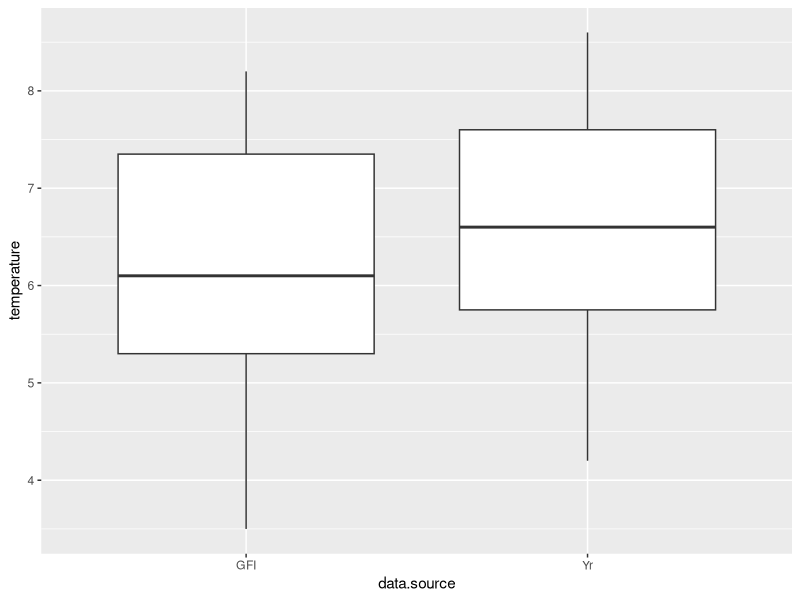
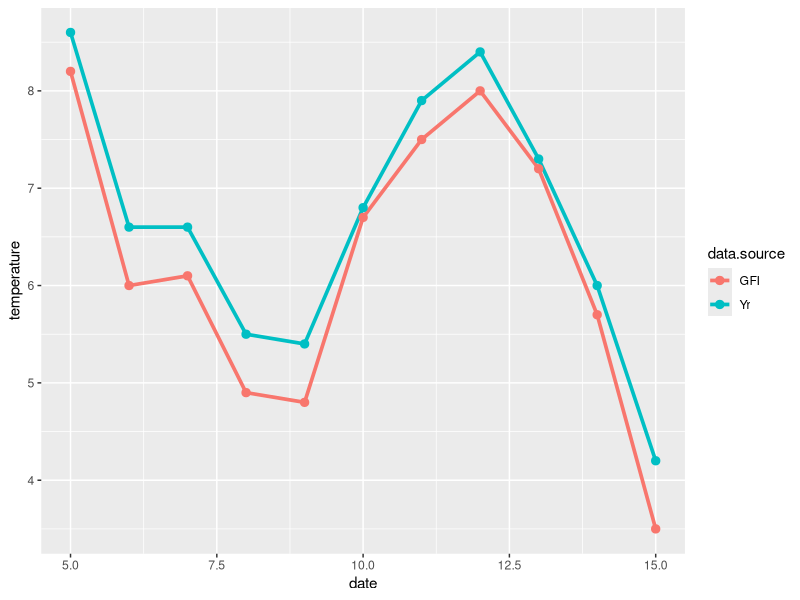

R code for these plots, in order:
## ---- chunk 1
knitr::opts_chunk$set(echo = TRUE)

# title: comparing two means - Student's paired t-test
# author: jonathan
# revised: 13/1/2020

WEB <- c("https://bioceed.uib.no/dropfolder/bioSTATS/Rmd/Basic/2-sample/student-paired.html")
GIT <- c("https://github.com/jonathansoule/biostats/blob/master/Basic/2-sample/student-paired.Rmd")
date <- c(5:15)
GFI <- c(8.2, 6.0, 6.1, 4.9, 4.8, 6.7, 7.5, 8.0, 7.2, 5.7, 3.5)
Yr <- c(8.6, 6.6, 6.6, 5.5, 5.4, 6.8, 7.9, 8.4, 7.3, 6.0, 4.2)
data.source <- rep(c("GFI", "Yr"), each = 11)
temperature <- c(GFI, Yr)
df <- data.frame(date, data.source, temperature)
library(ggplot2)
## ---- chunk 2
shapiro.test(GFI)
shapiro.test(Yr)
var.test(GFI, Yr)
## ---- chunk 3
ggplot(df, aes(data.source, temperature)) +
  geom_boxplot()
## ---- chunk 4
ggplot(df, aes(date, temperature, color = data.source)) +
  geom_line(size = 1.25) +
  geom_point(size = 2.5)
## ---- chunk 5
t.test(GFI, Yr, paired = TRUE)
## ---- chunk 6
t.test(GFI, Yr)
